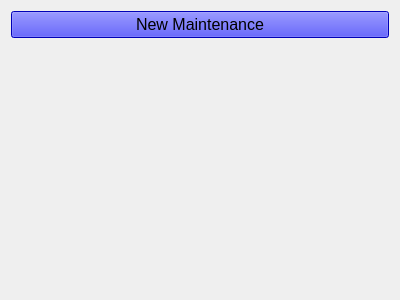
<?xml version="1.0" encoding="UTF-8"?>
<ui version="4.0">
 <class>W_Maintenance_Manager</class>
 <widget class="QWidget" name="W_Maintenance_Manager">
  <property name="geometry">
   <rect>
    <x>0</x>
    <y>0</y>
    <width>400</width>
    <height>300</height>
   </rect>
  </property>
  <property name="windowTitle">
   <string>Form</string>
  </property>
  <layout class="QGridLayout" name="gridLayout_2">
   <item row="0" column="0">
    <widget class="QPushButton" name="b_new_maintenance">
     <property name="font">
      <font>
       <pointsize>12</pointsize>
      </font>
     </property>
     <property name="styleSheet">
      <string notr="true">background-color: blue</string>
     </property>
     <property name="text">
      <string>New Maintenance</string>
     </property>
     <property name="icon">
      <iconset resource="../../resources/icons.qrc">
       <normaloff>:/assets/vcs-added.svg</normaloff>:/assets/vcs-added.svg</iconset>
     </property>
    </widget>
   </item>
   <item row="1" column="0">
    <widget class="W_Tile_View" name="tile_view" native="true"/>
   </item>
  </layout>
 </widget>
 <customwidgets>
  <customwidget>
   <class>W_Tile_View</class>
   <extends>QWidget</extends>
   <header>w_tile_view.h</header>
   <container>1</container>
  </customwidget>
 </customwidgets>
 <resources>
  <include location="../../resources/icons.qrc"/>
 </resources>
 <connections/>
</ui>
